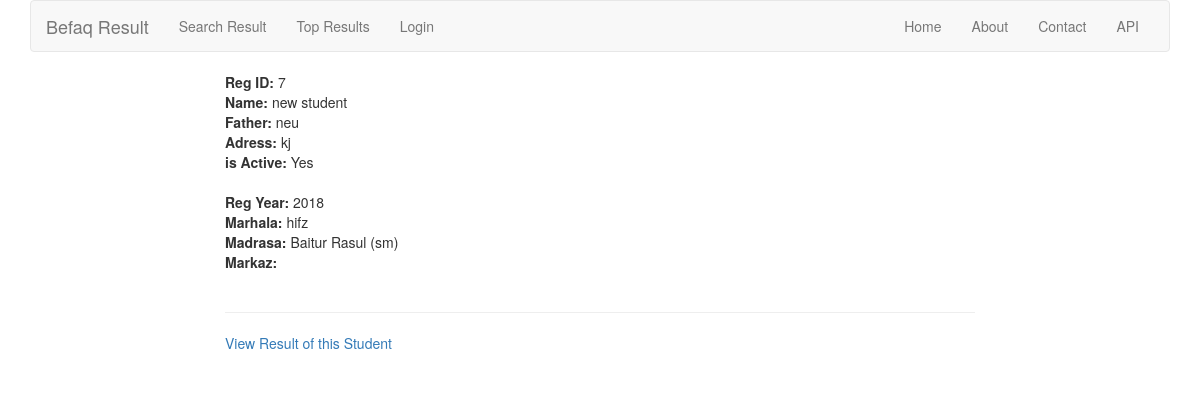
The page /student/7/ on the database its author committed.
### student/models.py (models this page shows, shortened)
class Student(models.Model):
    name          = models.CharField(max_length=100)
    father        = models.CharField(max_length=100)
    address       = models.CharField(max_length=255,
                                     null=True,
                                     blank=True,
                                     help_text='permanent address of student')
    madrasa       = models.ForeignKey(Madrasa, on_delete=models.CASCADE, related_name='students')
    markaz        = models.CharField(max_length=127,
                                     blank=True,
                                     help_text="If the student's madrasa is the markaz then leave it blank'"
                                               " otherwise enter the markaz name")
    marhala       = models.CharField(max_length=10,
                                     choices=MARHALA)
    reg_year      = models.CharField(max_length=4,
                                     choices=REGISTRATION_YEARS,
                                     default='2018')
    registrar     = models.ForeignKey('auth.User', default=1)
    registered_at = models.DateTimeField(auto_now_add=True)
    updated_at    = models.DateTimeField(auto_now=True)
    is_active    = models.BooleanField(default=True)
    objects       = StudentManager()

### madrasa/models.py (models this page shows, shortened)
class Madrasa(models.Model):
    name      = models.CharField(max_length=127, unique=True)
    address   = models.CharField(max_length=255, blank=True)
    is_markaz = models.BooleanField(default=False)
    def __str__(self):
        return self.name

### student/views.py (the view)
# urls.py: url(r'(?P<pk>\d+)/', StudentDetail.as_view(), name='student_detail'),
class StudentDetail(DetailView):
    model = Student
    template_name = 'student/student_detail.html'

### student/templates/student/student_detail.html (shortened to what this page needs)
{% extends 'base.html' %}
{% block content %}
    <div class="row">
        <div class="col-md-8 col-md-offset-2">
            <div>
                <strong>Reg ID: </strong>{{ student.id }}<br>
                <strong>Name: </strong>{{ student.name }}<br>
                <strong>Father: </strong>{{ student.father }}<br>
                <strong>Adress: </strong>{{ student.address }}<br>
                <strong>is Active: </strong>{% if student.is_active %}Yes{% else %}No{% endif %}
            </div>
            <br/>
            <div>
                <strong>Reg Year: </strong>{{ student.reg_year }}<br>
                <strong>Marhala: </strong>{{ student.marhala }}<br>
                <strong>Madrasa: </strong>{{ student.madrasa }}<br>
                <strong>Markaz: </strong>{{ student.markaz }}<br/>
            </div>
            <br/>
            <hr/>
            {% if student.result %}
                <p><a href="{% url 'result:result_detail' id=student.id %}">View Result of this Student</a></p><br/>
            {% endif %}
        </div>
    </div>
{% endblock %}

### rows shown on the page
Student: id "7", name "new student", father "neu", address "kj", reg_year "2018", marhala "hifz", madrasa "Baitur Rasul (sm)"
